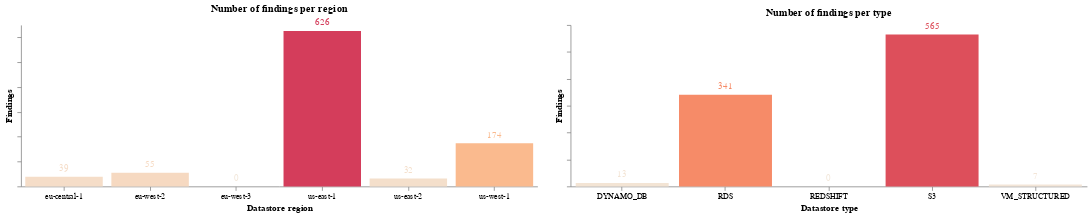

The cell this chart's notebook holds for it:
### Code cell
((c1.mark_bar() + c1.mark_text(align='center', dy=-10)) | (c2.mark_bar() + c2.mark_text(align='center', dy=-10))).configure_axis(grid=False).configure_view(strokeWidth=0)

### Figure 1 — Vega-Lite specification as saved in the notebook (floating-point values rounded to 4 significant figures)
{"config": {"view": {"continuousWidth": 300, "continuousHeight": 300, "strokeWidth": 0}, "axis": {"grid": false}}, "hconcat": [{"layer": [{"mark": {"type": "bar"}, "encoding": {"color": {"field": "count", "legend": null, "scale": {"scheme": "lightorange", "reverse": false}, "type": "quantitative"}, "text": {"field": "count", "type": "quantitative"}, "tooltip": [{"field": "regions", "type": "nominal"}, {"field": "count", "type": "quantitative"}], "x": {"axis": {"labelAngle": 0, "labels": true}, "field": "regions", "title": "Datastore region", "type": "nominal"}, "y": {"axis": {"labels": false}, "field": "count", "title": "Findings", "type": "quantitative"}}, "title": "Number of findings per region"}, {"mark": {"type": "text", "align": "center", "dy": -10}, "encoding": {"color": {"field": "count", "legend": null, "scale": {"scheme": "lightorange", "reverse": false}, "type": "quantitative"}, "text": {"field": "count", "type": "quantitative"}, "tooltip": [{"field": "regions", "type": "nominal"}, {"field": "count", "type": "quantitative"}], "x": {"axis": {"labelAngle": 0, "labels": true}, "field": "regions", "title": "Datastore region", "type": "nominal"}, "y": {"axis": {"labels": false}, "field": "count", "title": "Findings", "type": "quantitative"}}, "title": "Number of findings per region"}], "data": {"name": "data-51a5ac930c5f305814a8526e9dd3f501"}, "height": 200, "width": 640}, {"layer": [{"mark": {"type": "bar"}, "encoding": {"color": {"field": "count", "legend": null, "scale": {"scheme": "lightorange", "reverse": false}, "type": "quantitative"}, "text": {"field": "count", "type": "quantitative"}, "tooltip": [{"field": "type", "type": "nominal"}, {"field": "count", "type": "quantitative"}], "x": {"axis": {"labelAngle": 0, "labels": true}, "field": "type", "title": "Datastore type", "type": "nominal"}, "y": {"axis": {"labels": false}, "field": "count", "title": "Findings", "type": "quantitative"}}, "title": "Number of findings per type"}, {"mark": {"type": "text", "align": "center", "dy": -10}, "encoding": {"color": {"field": "count", "legend": null, "scale": {"scheme": "lightorange", "reverse": false}, "type": "quantitative"}, "text": {"field": "count", "type": "quantitative"}, "tooltip": [{"field": "type", "type": "nominal"}, {"field": "count", "type": "quantitative"}], "x": {"axis": {"labelAngle": 0, "labels": true}, "field": "type", "title": "Datastore type", "type": "nominal"}, "y": {"axis": {"labels": false}, "field": "count", "title": "Findings", "type": "quantitative"}}, "title": "Number of findings per type"}], "data": {"name": "data-1315c5a142f273833eb82d308e59f3a9"}, "height": 200, "width": 640}], "$schema": "https://vega.github.io/schema/vega-lite/v5.20.1.json", "datasets": {"data-51a5ac930c5f305814a8526e9dd3f501": [{"regions": "eu-central-1", "count": 39}, {"regions": "eu-west-2", "count": 55}, {"regions": "eu-west-3", "count": 0}, {"regions": "us-east-1", "count": 626}, {"regions": "us-east-2", "count": 32}, {"regions": "us-west-1", "count": 174}], "data-1315c5a142f273833eb82d308e59f3a9": [{"type": "DYNAMO_DB", "count": 13}, {"type": "RDS", "count": 341}, {"type": "REDSHIFT", "count": 0}, {"type": "S3", "count": 565}, {"type": "VM_STRUCTURED", "count": 7}]}}
